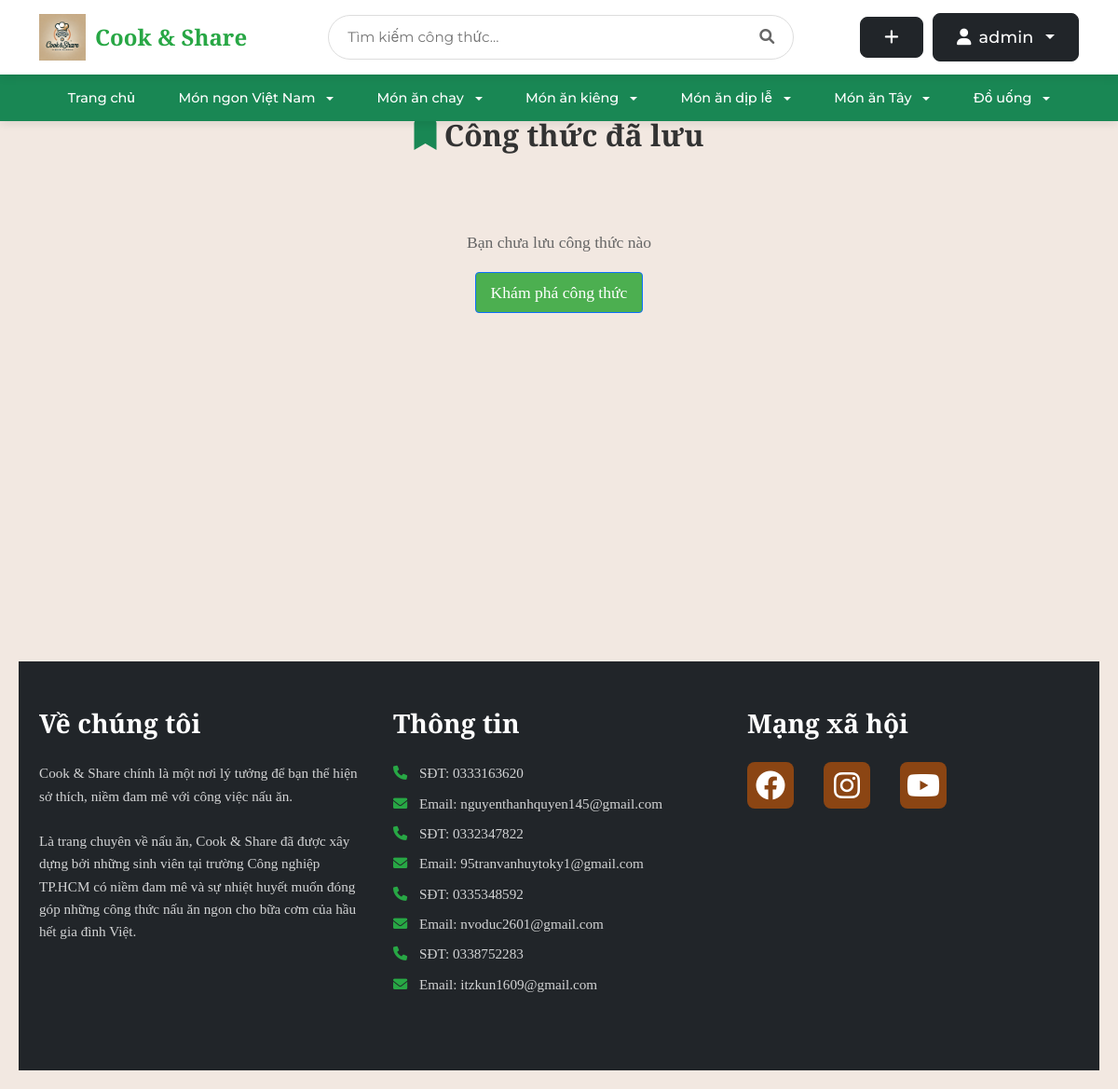
/saved_recipes (signed in), run on an earlier commit of the app's database.
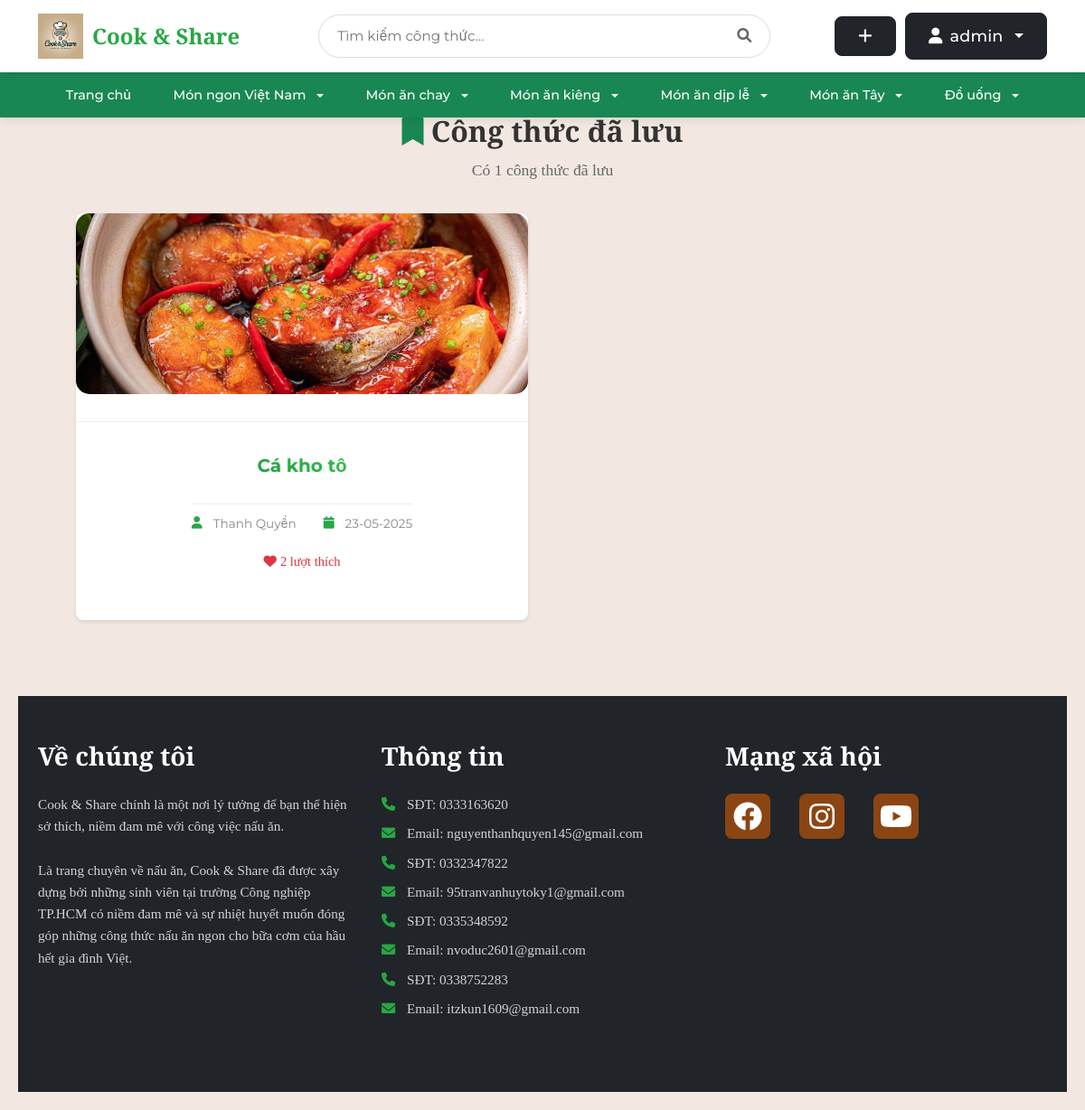
And on a later commit of the database.
### tables this page shows
CREATE TABLE blog_images (
    id INTEGER PRIMARY KEY AUTOINCREMENT,
    post_id INTEGER NOT NULL,
    image_path TEXT NOT NULL,
    is_main_image BOOLEAN DEFAULT 0,
    created TIMESTAMP NOT NULL DEFAULT CURRENT_TIMESTAMP,
    FOREIGN KEY (post_id) REFERENCES post (id) ON DELETE CASCADE
);

CREATE TABLE post (
    id INTEGER PRIMARY KEY AUTOINCREMENT,
    author_id INTEGER NOT NULL,
    created TIMESTAMP NOT NULL DEFAULT CURRENT_TIMESTAMP,
    title TEXT NOT NULL,
    description TEXT,
    ingredients TEXT NOT NULL,
    instructions TEXT NOT NULL,
    cooking_time INTEGER DEFAULT 0,
    servings INTEGER DEFAULT 1,
    FOREIGN KEY (author_id) REFERENCES user (id)
);

CREATE TABLE user (
    id INTEGER PRIMARY KEY AUTOINCREMENT,
    username TEXT UNIQUE NOT NULL,
    password TEXT NOT NULL,
    email TEXT UNIQUE NOT NULL,
    created TIMESTAMP NOT NULL DEFAULT CURRENT_TIMESTAMP,
    avatar_path TEXT,
    role TEXT NOT NULL DEFAULT 'user',
    is_blocked BOOLEAN NOT NULL DEFAULT 0,
    gender TEXT,
    birthdate DATE,
    phone TEXT
);

### share_recipe/blog.py (the view)
@bp.route('/saved_recipes')
@login_required
def saved_recipes():
    db = get_db()
    page = request.args.get('page', 1, type=int)
    per_page = 9
    offset = (page - 1) * per_page
    saved_recipes = db.execute(
        'SELECT p.*, u.username as author_name, bi.image_path, '
        '(SELECT COUNT(*) FROM favorites f WHERE f.post_id = p.id) as like_count '
        'FROM post p '
        'JOIN saved_recipes sr ON p.id = sr.post_id '
        'JOIN user u ON p.author_id = u.id '
        'LEFT JOIN blog_images bi ON p.id = bi.post_id AND bi.is_main_image = 1 '
        'WHERE sr.user_id = ? '
        'ORDER BY sr.created DESC '
        'LIMIT ? OFFSET ?',
        (g.user['id'], per_page, offset)
    ).fetchall()
    total_saved = db.execute(
        'SELECT COUNT(*) FROM saved_recipes WHERE user_id = ?',
        (g.user['id'],)
    ).fetchone()[0]
    total_pages = (total_saved + per_page - 1) // per_page
    return render_template('blog/saved_recipes.html',
                         saved_recipes=saved_recipes,
                         page=page,
                         total_pages=total_pages)

### share_recipe/auth.py (called while the page is built)
@bp.before_app_request
def load_logged_in_user():
    user_id = session.get('user_id')
    if user_id is None:
        g.user = None
    else:
        user = get_db().execute(
            'SELECT * FROM user WHERE id = ?', (user_id,)
        ).fetchone()
        if user:
            user_dict = dict(user)
            is_blocked = user_dict.get('is_blocked')
            if is_blocked:
                g.user = None
                session.clear()
                flash('Tài khoản đã bị khóa. Mời đăng nhập lại.')
                return redirect(url_for('auth.login'))
            else:
                g.user = user
        else:
            g.user = None

def login_required(view):
    @functools.wraps(view)
    def wrapped_view(**kwargs):
        if g.user is None:
            return redirect(url_for('auth.login'))
        return view(**kwargs)
    return wrapped_view

### share_recipe/db.py (called while the page is built)
def get_db():
    if 'db' not in g:
        g.db = sqlite3.connect(
            current_app.config['DATABASE'],
            detect_types=sqlite3.PARSE_DECLTYPES
        )
        g.db.row_factory = sqlite3.Row
    return g.db

### share_recipe/templates/blog/saved_recipes.html (shortened to what this page needs)
{% extends 'base.html' %}
{% block content %}
<div class="search-results-container">
    <div class="search-header">
        <h1><i class="fas fa-bookmark text-success"></i> Công thức đã lưu</h1>
        {% if saved_recipes %}
            <p>Có {{ saved_recipes|length }} công thức đã lưu</p>
        {% endif %}
    </div>
    {% if saved_recipes %}
        <div class="recipe-grid">
            {% for recipe in saved_recipes %}
                <div class="recipe-card">
                    <a href="{{ url_for('blog.detail', id=recipe.id) }}" class="recipe-link">
                        <div class="recipe-image">
                            {% if recipe.image_path %}
                                <img src="{{ url_for('static', filename=recipe.image_path) }}" alt="{{ recipe.title }}">
                            {% else %}
                                <img src="{{ url_for('static', filename='default-recipe.jpg') }}" alt="{{ recipe.title }}">
                            {% endif %}
                        </div>
                        <div class="recipe-info">
                            <h2 class="recipe-title">{{ recipe.title }}</h2>
                            <div class="recipe-meta">
                                <span class="author">
                                    <i class="fas fa-user"></i> {{ recipe.author_name }}
                                </span>
                                <span class="date">
                                    <i class="fas fa-calendar"></i> {{ recipe.created.strftime('%d-%m-%Y') }}
                                </span>
                            </div>
                            <div class="recipe-stats">
                                <span class="likes">
                                    <i class="fas fa-heart"></i> {{ recipe['like_count'] }} lượt thích
                                </span>
                            </div>
                        </div>
                    </a>
                </div>
            {% endfor %}
        </div>
    {% else %}
        <div class="no-results">
            <p>Bạn chưa lưu công thức nào</p>
            <a href="{{ url_for('blog.index') }}" class="btn btn-primary">Khám phá công thức</a>
        </div>
    {% endif %}
</div>
{% endblock %}

What changed in the data, as far as the page shows it:
added blog_images: image_path (picture), title "Cá kho tộ", author_name "Thanh Quyền", created "23-05-2025", like_count "2"
Also different on the page:
{{ saved_recipes|length }}: (not shown) → "1"
text no longer shown: "Bạn chưa lưu công thức nào Khám phá công thức"
text now shown: "Có công thức đã lưu"
